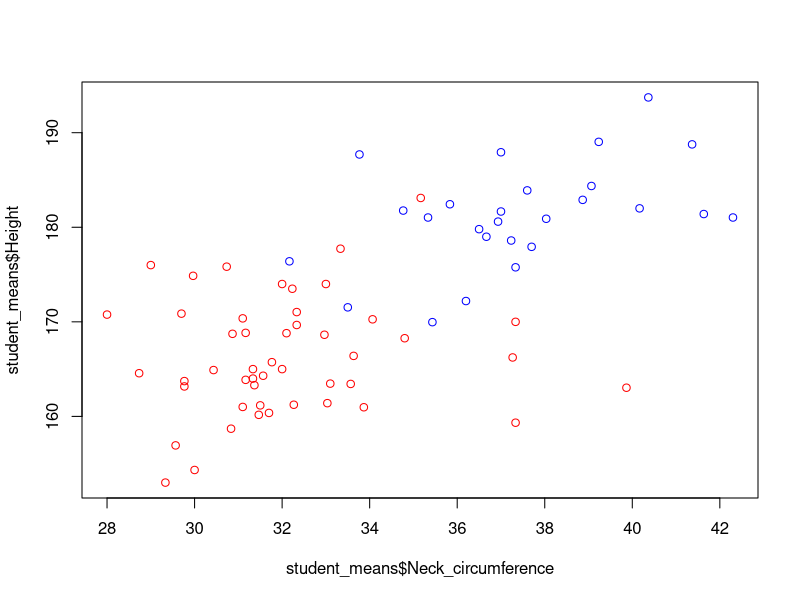
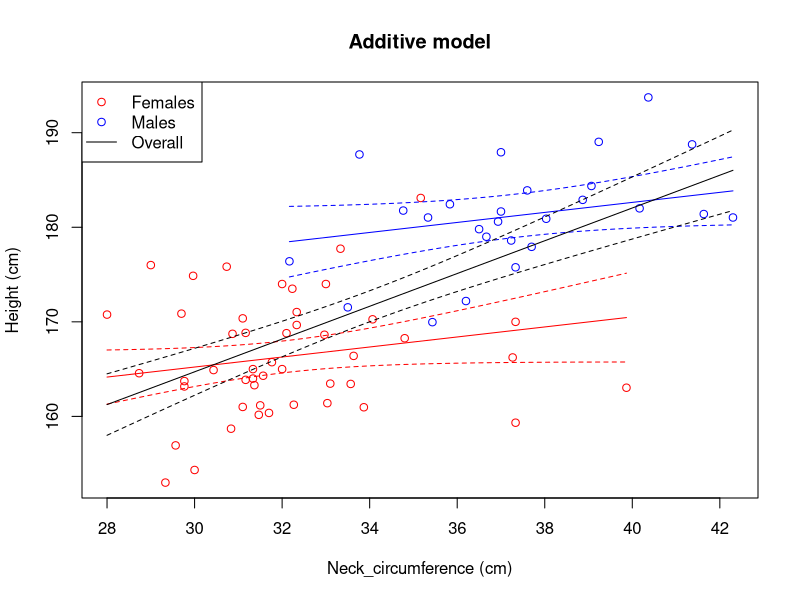
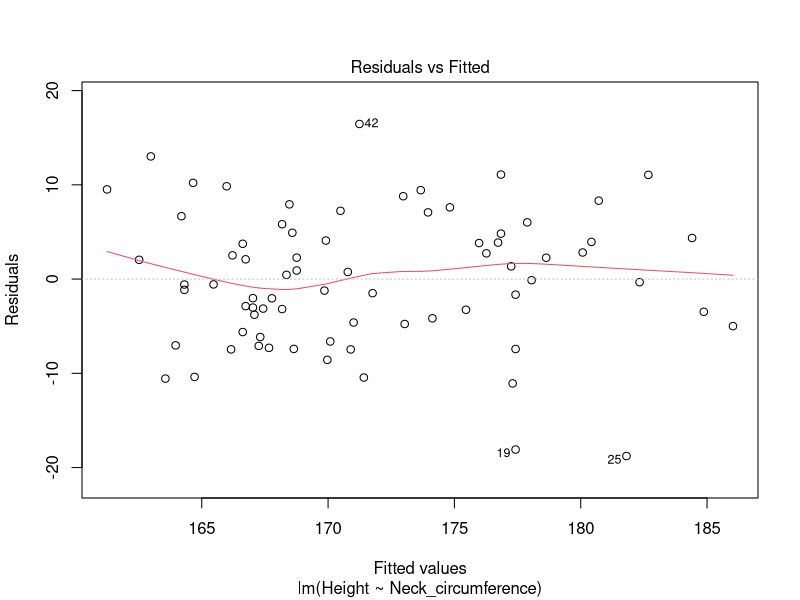
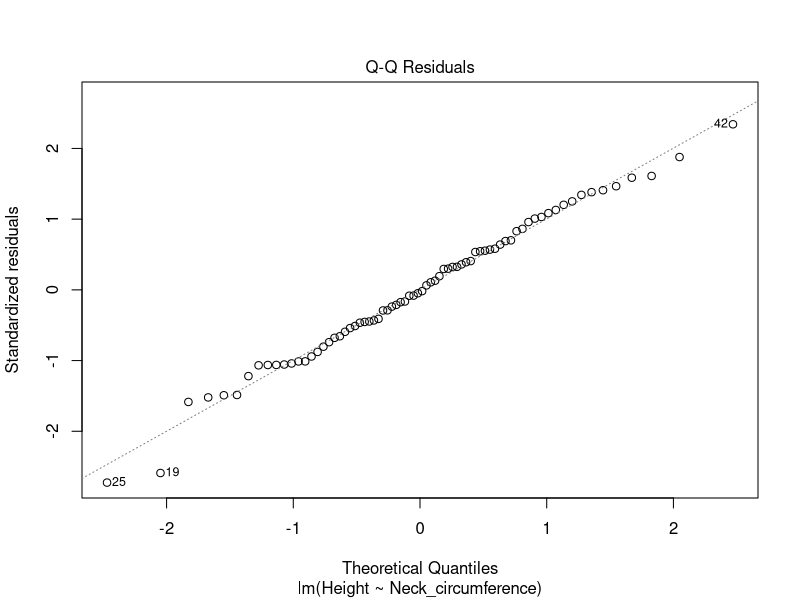
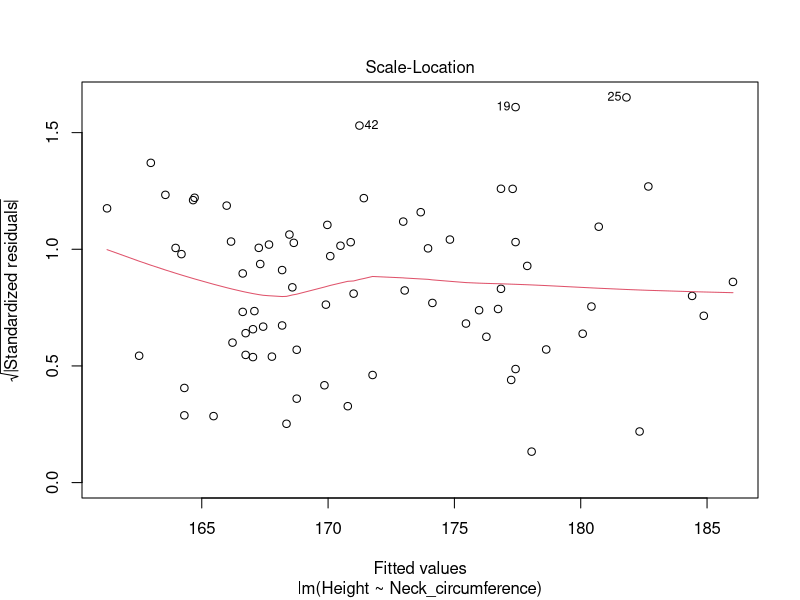
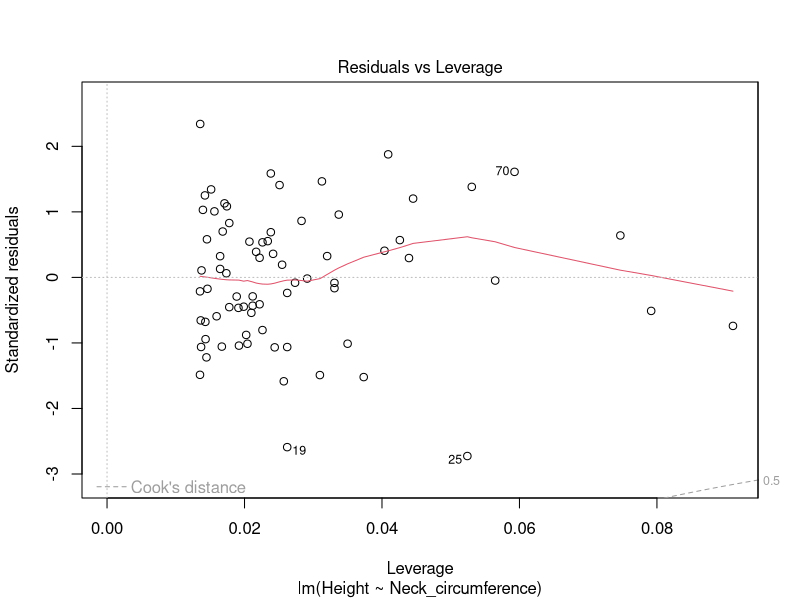
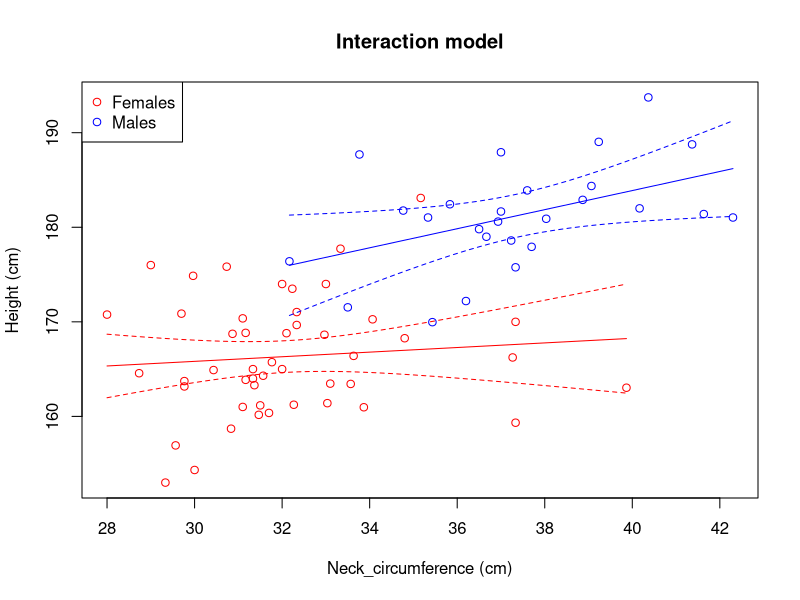

Reproduce these figures in R, in order.
## ---- chunk 1
knitr::opts_chunk$set(echo = TRUE)
## ---- chunk 2
student_means = read.csv("student_means.csv")
## ---- chunk 3
plot(student_means$Neck_circumference,student_means$Height,col=ifelse(student_means$Sex=="female", "red", "blue"))
## ---- chunk 4
fit_Sex = lm(Height ~ Sex, data = student_means)
summary(fit_Sex)
confint(fit_Sex)
## ---- chunk 5
fit_Neck = lm(Height ~ Neck_circumference, data = student_means)
summary(fit_Neck)
confint(fit_Neck)
## ---- chunk 6
fit_Sex_Neck = lm(Height ~ Sex + Neck_circumference, data = student_means)
summary(fit_Sex_Neck)
confint(fit_Sex_Neck)
## ---- chunk 7
model_fit = fit_Sex_Neck
Title = "Additive model"
x_range_F = range(student_means$Neck_circumference[student_means$Sex=="female"])
x_range_M = range(student_means$Neck_circumference[student_means$Sex=="male"])
pred_data_F = data.frame(Sex = "female", Neck_circumference = seq(x_range_F[1], x_range_F[2], length.out = 50))
pred_data_M = data.frame(Sex = "male", Neck_circumference = seq(x_range_M[1], x_range_M[2], length.out = 50))
pred_data = rbind(pred_data_F, pred_data_M)
pred = predict(model_fit, pred_data, interval = "confidence")
pred = cbind(pred_data, pred)

with(student_means,
     plot(Neck_circumference, Height, type="n", xlab="Neck_circumference (cm)", ylab = "Height (cm)")
     )
with(student_means, points(Neck_circumference, Height, col=ifelse(Sex=="female", "red", "blue")))
with(pred[pred$Sex=="female",], lines(Neck_circumference, fit, col="red"))
with(pred[pred$Sex=="female",], lines(Neck_circumference, lwr, col="red", lty=2))
with(pred[pred$Sex=="female",], lines(Neck_circumference, upr, col="red", lty=2))
with(pred[pred$Sex=="male",], lines(Neck_circumference, fit, col="blue"))
with(pred[pred$Sex=="male",], lines(Neck_circumference, lwr, col="blue", lty=2))
with(pred[pred$Sex=="male",], lines(Neck_circumference, upr, col="blue", lty=2))

# Adding the fitted predictions from the model with only neck circumference as a predictor variable
pred_data_Neck = data.frame(Neck_circumference = seq(x_range_F[1], x_range_M[2], length.out = 50))
pred_Neck = cbind(pred_data_Neck, predict(fit_Neck, pred_data_Neck, interval = "confidence"))
with(pred_Neck, lines(Neck_circumference, fit))
with(pred_Neck, lines(Neck_circumference, lwr, lty=2))
with(pred_Neck, lines(Neck_circumference, upr, lty=2))

legend("topleft", legend=c("Females", "Males", "Overall"), pch=c(1,1, NA), lty = c(NA,NA,1), col = c("red", "blue", "black"))
title(Title)
## ---- chunk 8
plot(fit_Neck)
## ---- chunk 9
fit_Sex_Neck_inter = lm(Height ~ Sex * Neck_circumference, data = student_means)
summary(fit_Sex_Neck_inter)
confint(fit_Sex_Neck_inter)
## ---- chunk 10
model_fit = fit_Sex_Neck_inter
Title = "Interaction model"
x_range_F = range(student_means$Neck_circumference[student_means$Sex=="female"])
x_range_M = range(student_means$Neck_circumference[student_means$Sex=="male"])
pred_data_F = data.frame(Sex = "female", Neck_circumference = seq(x_range_F[1], x_range_F[2], length.out = 50))
pred_data_M = data.frame(Sex = "male", Neck_circumference = seq(x_range_M[1], x_range_M[2], length.out = 50))
pred_data = rbind(pred_data_F, pred_data_M)
pred = predict(model_fit, pred_data, interval = "confidence")
pred = cbind(pred_data, pred)

with(student_means,
     plot(Neck_circumference, Height, type="n", xlab="Neck_circumference (cm)", ylab = "Height (cm)")
     )
with(student_means, points(Neck_circumference, Height, col=ifelse(Sex=="female", "red", "blue")))
with(pred[pred$Sex=="female",], lines(Neck_circumference, fit, col="red"))
with(pred[pred$Sex=="female",], lines(Neck_circumference, lwr, col="red", lty=2))
with(pred[pred$Sex=="female",], lines(Neck_circumference, upr, col="red", lty=2))
with(pred[pred$Sex=="male",], lines(Neck_circumference, fit, col="blue"))
with(pred[pred$Sex=="male",], lines(Neck_circumference, lwr, col="blue", lty=2))
with(pred[pred$Sex=="male",], lines(Neck_circumference, upr, col="blue", lty=2))
legend("topleft", legend=c("Females", "Males"), pch=c(1,1), col = c("red", "blue"))
title(Title)
